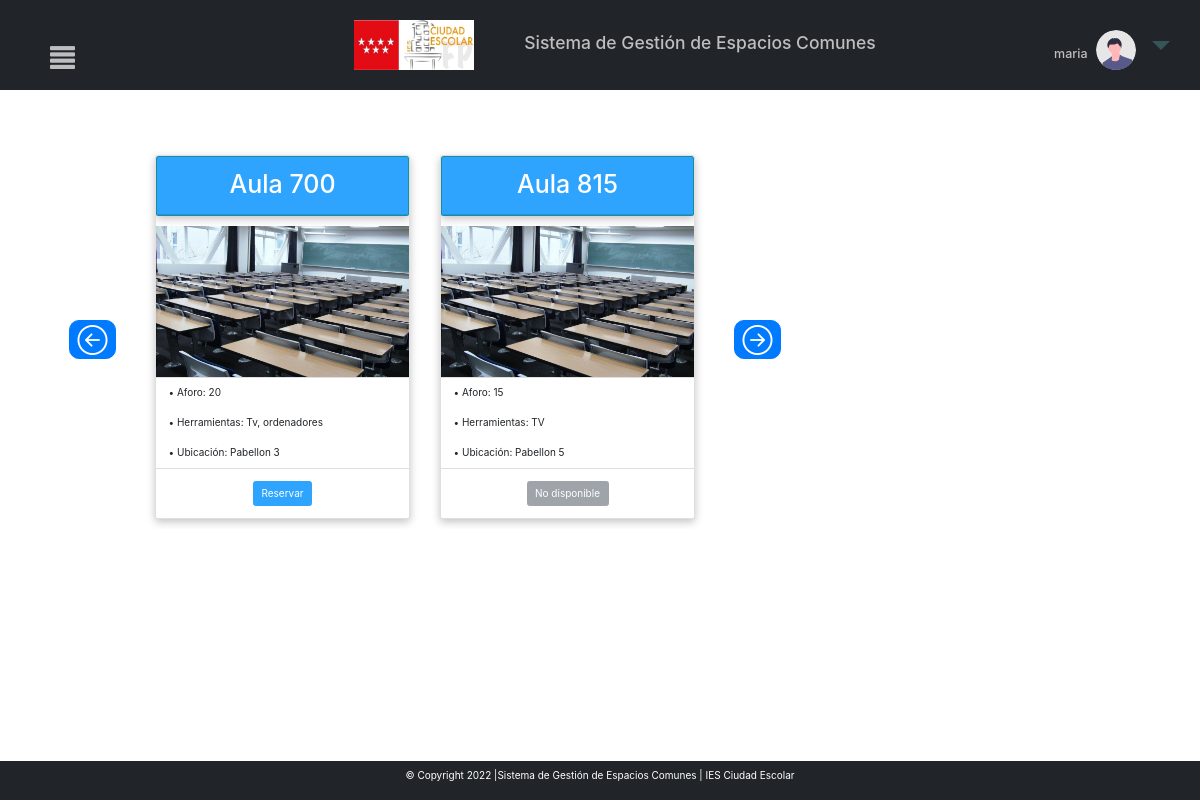
/MVC_proyectofinal/inicio.php?c=principal (signed in), run on an earlier commit of the app's database.
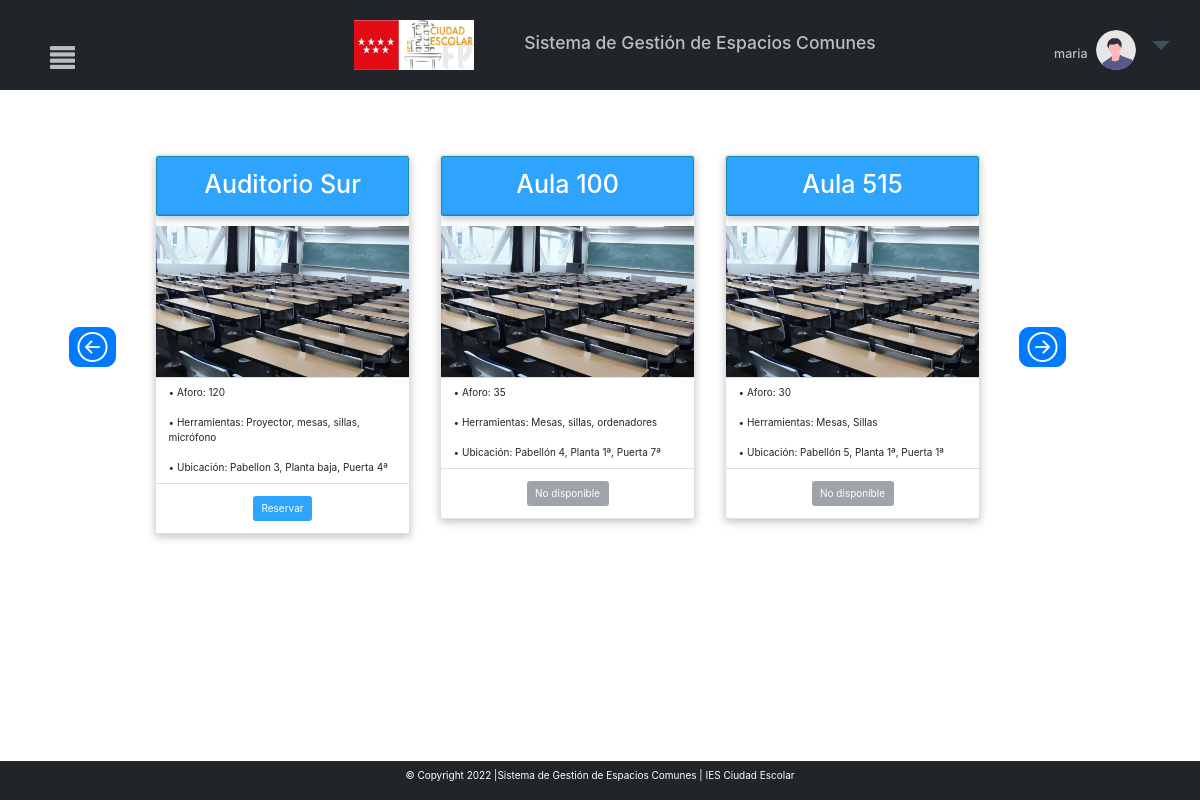
And on a later commit of the database.
### tables this page shows
CREATE TABLE `aulas` (
  `id` varchar(220) NOT NULL,
  `ubicacion` varchar(220) NOT NULL,
  `informacion` varchar(220) NOT NULL,
  `aforo` int(100) NOT NULL,
  `habilitado` tinyint(1) NOT NULL
);

### MVC_proyectofinal/controller/controller.php (called while the page is built, shortened)
<?php
require_once ("models/crud.php");
class Control{
    function __construct()
    {
        $this->crud=new Crud();
    }
    function principal(){
        include_once ("views/principal.php");
    }
}
?>

### MVC_proyectofinal/models/conexion.php (called while the page is built)
<?php
class Conexion{
    public function conexion(){
        try{
            $conexion=new PDO("mysql:host=localhost;dbname=sgec","root","");
            $conexion->setAttribute(PDO::ATTR_ERRMODE,PDO::ERRMODE_EXCEPTION);
            return $conexion;
        }
        catch(PDOException $e){
            echo $e->getMessage();
            return null;
        }
    }
}
?>

### MVC_proyectofinal/models/crud.php (called while the page is built, shortened)
<?php
include("conexion.php");
class Crud extends Conexion{
    private $conexion;
    function __construct()
    {
        $this->conexion=parent::conexion();
    }
    function obtieneTodos($tabla){
        try{
            $sql='SELECT * FROM '.$tabla;
            $consulta=$this->conexion->prepare($sql);
            $consulta->execute();
            $consult=$consulta->fetchAll(PDO::FETCH_ASSOC);
            return $consult;
        }catch(PDOException){
            return [];
        }
    }
}
?>

### MVC_proyectofinal/views/principal.php (the view, shortened to what this page needs)
<html lang="en">
<head>
    <link rel="stylesheet" href="libs/bootstrap-5.1.3-dist/css/bootstrap.min.css">
</head>
<?php
include "menu.php";
 $contador=0;
 $aulas=$this->crud->obtieneTodos("aulas");
 $cuantasAulas=count($aulas);
 ?>
 <link rel="stylesheet" href="https://maxcdn.bootstrapcdn.com/bootstrap/4.0.0/css/bootstrap.min.css">
<body>
<section class="pt-5 pb-5 mt-5 ml-5">
    <div class="container">
        <div class="row">
            <div class="col-12" >
                <div id="carouselExampleIndicators2" class="carousel slide" data-ride="carousel">
                    <div class="carousel-inner">
    <?php  foreach($this->crud->obtieneTodos("aulas") as $row){
        $contador++;
        if ($contador==1){
         ?>
        <div class="carousel-item active">
        <div class="row">
        <div class="col-1" style="display: flex;align-items: center;justify-content: center;">
                <a class="btn btn-primary " style="border-radius:10px;"  href="#carouselExampleIndicators2" role="button" data-slide="prev" style="width:100%;">
                <i class="bi bi-arrow-left-circle" style="font-size:30px"></i>
                </a>
        </div>
        <?php }
        else if ($contador==4||$contador==7||$contador==10||$contador==13||$contador==16||$contador==19||$contador==22||$contador==25||$contador==28||$contador==31){ ?>
        <div class="carousel-item">
        <div class="row">
        <?php }?>
            <div class="col-md-3 mb-3">
                <div class="card mt-2" >
                    <div class="card text-white bg-info mb-3">
                        <div class="card-header" style="background: #2FA4FF">
                            <h1 class="card-title" style="text-align:center;margin-top:2%"><?php echo $row['id']; ?></h1>
                        </div>
                    </div>
                    <img class="img-fluid"  src="aula.jpg">
                    <ul class="list-group list-group-flush">
                        <li class="list-group-item ">• Aforo: <?php echo $row['aforo']; ?></li>
                        <li class="list-group-item ">• Herramientas: <?php echo $row['informacion']; ?></li>
                        <li class="list-group-item ">• Ubicación: <?php echo $row['ubicacion']; ?></li>
                    </ul>
                    <div class="card-body">
                            <div class="d-flex justify-content-center">
                                <?php if($row['habilitado']==0) {?>
                                <button type="submit" class="btn btn-secondary" disabled>No disponible</button>
                                <?php } else{?>
                                    <a href="?c=calendario&id=<?php echo $row['id']?>"><button type="submit" class="btn btn-info">Reservar</button></a>
                                <?php } ?>
                            </div>
                    </div>
                </div>
            </div>
        <?php if ($contador==$cuantasAulas||$contador==3||$contador==6||$contador==9||$contador==12||$contador==15||$contador==18||$contador==21||$contador==24||$contador==27||$contador==30||$contador==33||$contador==36||$contador==39){?>
        <div class="col-1" style="display: flex;align-items: center;justify-content: center;">
                <a class="btn btn-primary" style="border-radius:10px;" href="#carouselExampleIndicators2" role="button" data-slide="next" style="width:100%;">
                <i class="bi bi-arrow-right-circle" style="font-size:30px"></i>
                </a>
        </div>
        </div>
        </div>
        <?php }?>
        <?php } ?>
        </div>
        </div>
        </div>
        </div>
        </div>
        </section>
</body>
</html>

### MVC_proyectofinal/inicio.php
<?php
include_once("controller/controller.php");
$control=new Control();
if(!isset($_REQUEST['c'])){
    $control->home();
}else{
    $action=$_REQUEST['c'];
    call_user_func(array($control,$action));
}
?>

### MVC_proyectofinal/views/menu.php (shortened to what this page needs)
<!DOCTYPE html>
<html lang="en">
<head>
<link rel="stylesheet" href="https://cdn.jsdelivr.net/npm/bootstrap-icons@1.8.1/font/bootstrap-icons.css">
<link href="https://cdn.jsdelivr.net/npm/bootstrap@5.1.3/dist/css/bootstrap.min.css" rel="stylesheet">
    <link rel="stylesheet" href="libs/bootstrap-5.1.3-dist/css/bootstrap.min.css">
    <link rel="stylesheet" href="libs/css/estilos.css">
<link rel="stylesheet" href="https://maxcdn.bootstrapcdn.com/bootstrap/3.3.7/css/bootstrap.min.css">
</head>
<body>
<div class="nav">
<span onclick="openNav()" class="menu">
<span class="glyphicon glyphicon-align-justify"></span>
</span>
<div class="cabecera-todo">
    <a class="logoEnlace" href="https://www.educa2.madrid.org/web/centro.ies.ciudadescolar.madrid" target="_blank"><img class="logo" src="libs/img/logo_ciudadescolar.jpg"></a>
    <h3 class="cabecera">Sistema de Gestión de Espacios Comunes</h3>
</div>
<li class="nav-item dropdown no-arrow">
        <a class="nav-link dropdown-toggle" href="#" id="userDropdown" role="button"
            data-toggle="dropdown" aria-haspopup="true" aria-expanded="false">
            <h5 style="color: rgba(255, 255, 255, 0.7); display:inline-block" ><?php echo $_SESSION['nombre'];?></h5>
            <img class="img-profile rounded-circle" style="width:40px"
                src="libs/img/undraw_profile.svg">
        </a>
    </li>
</div>
   <div class="footer">
       <p>© Copyright 2022 |Sistema de Gestión de Espacios Comunes | IES Ciudad Escolar</p>
</div>
</body>
</html>

### MVC_proyectofinal/libs/css/estilos.css (style rules this page uses)
.logo { width:120px; height: 50px; margin-left:50px }
.nav { text-align: center; }
.cabecera-todo { display: flex; align-items: center; }
.cabecera { text-align: center; }
.card-header { background-color: #2FA4FF!important; }
.btn-info { color: white !important; background-color: #2FA4FF!important; border-color: #2FA4FF!important; }
.nav>li>a { background:none !important; font-size:30px !important }
.nav-link { color:#375458 }
.bg-info { background-color:none !important }

### MVC_proyectofinal/views/principal.php (style rules this page uses)
.card { box-shadow: rgba(0, 0, 0, 0.24) 0px 3px 8px; transition: all 0.6s ease; user-select: none; overflow: hidden }

### MVC_proyectofinal/views/menu.php (style rules this page uses)
body { overflow-x: hidden; }
.nav { display: flex; flex-direction: row; justify-content: center; width: 100%; background-color: #212529; padding: 20px; color: rgba(255, 255, 255, 0.5); }
.cabecera, .cabecera-todo { color: rgba(255, 255, 255, 0.7); }
.logoEnlace { margin-right: 5rem; }
li.nav-item { float: right; right: 0px; top: 0px; position: absolute !important; margin: 15px; }
.menu { position: absolute; top: 30px; left: 20px; margin:15px !important; color: rgba(255, 255, 255, 0.7) !important }
.footer { background-color: #212529; position:fixed; bottom:0px; left:0px; right:0px; padding:7px; text-align:center; z-index:4; color:white }
.glyphicon { position: relative; top: 0px !important; margin-left: 15px; font-size: 25px; display: inline-block; font-family: 'Glyphicons Halflings'; font-style: normal; font-weight: 400; line-height: 1; -webkit-font-smoothing: antialiased; -moz-osx-font-smoothing: grayscale; }
body { font-family: "Lato", sans-serif; }

What changed in the data, as far as the page shows it:
no longer on this page (row edited): aulas: id "Aula 700", aforo "20", informacion "Tv, ordenadores", ubicacion "Pabellon 3"
no longer on this page (row edited): aulas: id "Aula 815", aforo "15", informacion "TV", ubicacion "Pabellon 5", habilitado "No disponible"
added aulas: id "Auditorio Sur", aforo "120", informacion "Proyector, mesas, sillas, micrófono", ubicacion "Pabellon 3, Planta baja, Puerta 4ª"
added aulas: id "Aula 100", aforo "35", informacion "Mesas, sillas, ordenadores", ubicacion "Pabellón 4, Planta 1ª, Puerta 7ª", habilitado "No disponible"
added aulas: id "Aula 515", aforo "30", informacion "Mesas, Sillas", ubicacion "Pabellón 5, Planta 1ª, Puerta 1ª", habilitado "No disponible"
